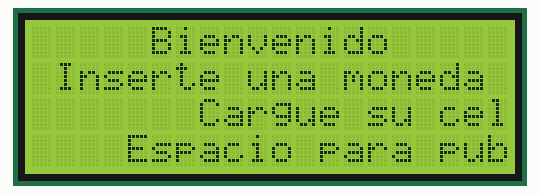
This sketch was run on a simulated Arduino Mega 2560, built with avr-gcc and run on an emulated ATmega2560. On the bench: 20×4 character LCD. What the sketch prints to the serial monitor is not drawn.

Above: at 0.1 s.
At 0.6 s:
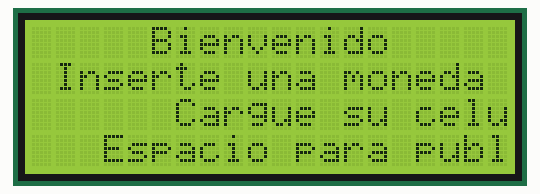
At 1.2 s:
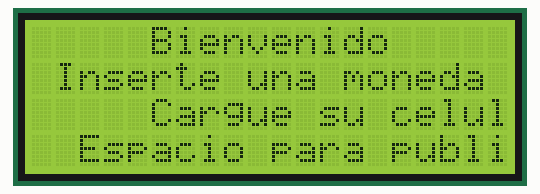
At 2.7 s:
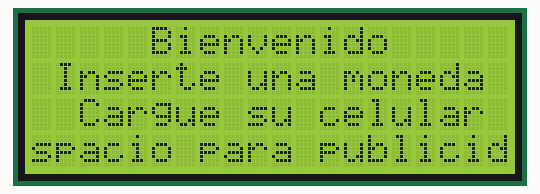
At 3.7 s:
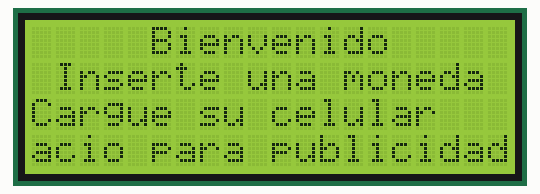
At 5.3 s:
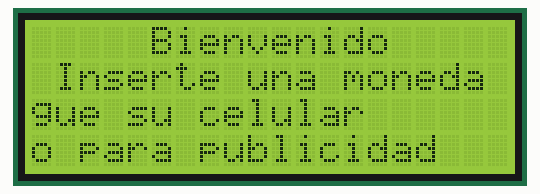

The sketch:

codigo.ino
```cpp
/*
 ***********************************************************************
 *              LIBRERIAS y CONSTANTES
 ***********************************************************************
 */

/***** INICIO LCD ******/
#include <LiquidCrystal.h>
LiquidCrystal lcd(12, 11, 10, 9, 8, 7); // LiquidCrystal(rs, enable, d4, d5, d6, d7)
/***** FIN LCD ******/


/****** INICIO FUNCIONES ADICIONALES AL SETUP******/
void configurarMonitorSerial() {
  Serial.begin(9600);
  Serial.println("Iniciando...");
}

void configurarLCD() {
  //lcd.begin(8, 2); //Para LCD 8x2
  //lcd.begin(16, 2); //Para LCD 16x2
  lcd.begin(20, 4); //Para LCD 20x4
}


void mensajeBienvenida() {
  lcd.clear();
  char *mensaje1 = (char*) "Bienvenido";
  char *mensaje2 = (char*) "Inserte una moneda";
  char *mensaje3 = (char*) "       Cargue su celular      ";
  char *mensaje4 = (char*) "    Espacio para publicidad   ";
  lcd.setCursor(5, 0);
  lcd.print(String(mensaje1));
  lcd.setCursor(1, 1);
  lcd.print(String(mensaje2));
  //mostrarMensajesAutoscroll(mensaje1, mensaje2, mensaje3, mensaje4);
  mostrarMensajesAutoscroll(mensaje3, mensaje4);
}

/* Funcion para mostrar mensaje autoScroll en 4 filas */
//El mensaje3 y el mensaje4 deben ser del mismo tamaño para que funcione el autoscroll
void mostrarMensajesAutoscroll(char *mensaje, char *mensaje2) {
  const int tamannoOp = strlen(mensaje2) - 1;
  int ancho = 19; //El número de columnas del LCD son 20 menos 1 = 19
  int barrido = 0;

  while (barrido <= tamannoOp - ancho) {
    for (int positionCounter = barrido; positionCounter <= ancho + barrido;
        positionCounter++) {
      lcd.setCursor(positionCounter - barrido, 2);
      lcd.print(String(mensaje[positionCounter]));
      lcd.setCursor(positionCounter - barrido, 3);
      lcd.print(String(mensaje2[positionCounter]));
    }
    barrido++;
    delay(500);
  //  lcd.clear();
  }
}


/****** FIN FUNCIONES ADICIONALES AL SETUP******/

/*
 ***********************************************************************
 *              SETUP CONFIGURACIÓN INICIAL
 ***********************************************************************
 */
 void setup() {
  configurarMonitorSerial();
  configurarLCD();

}

/*
 ***********************************************************************
 *              LOOP BUCLE PRINCIPAL
 ***********************************************************************
 */
void loop() {
  mensajeBienvenida();

}
```

Measured:
- by itself, everything shown: repeats every 5.6 s, in 11 steps
- what the display in image 1 shows lasts 0.5 s, from 0.6 s to 1.1 s
